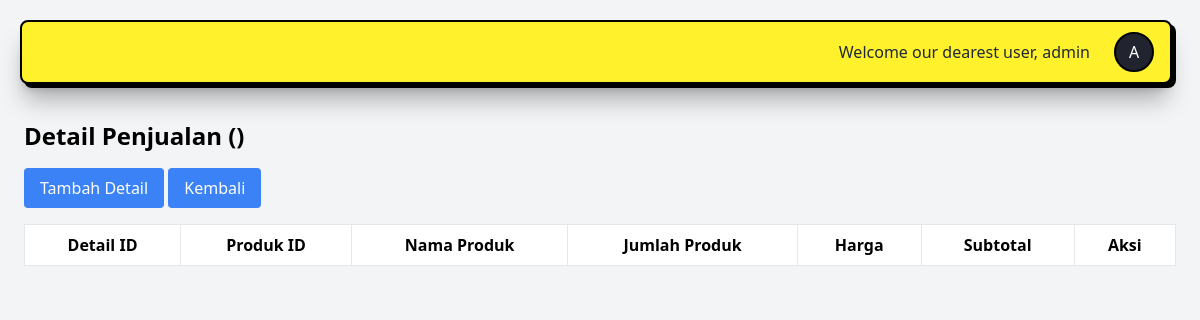
The page /detailpenjualan.php?id=13 (signed in) on the database as committed earlier.
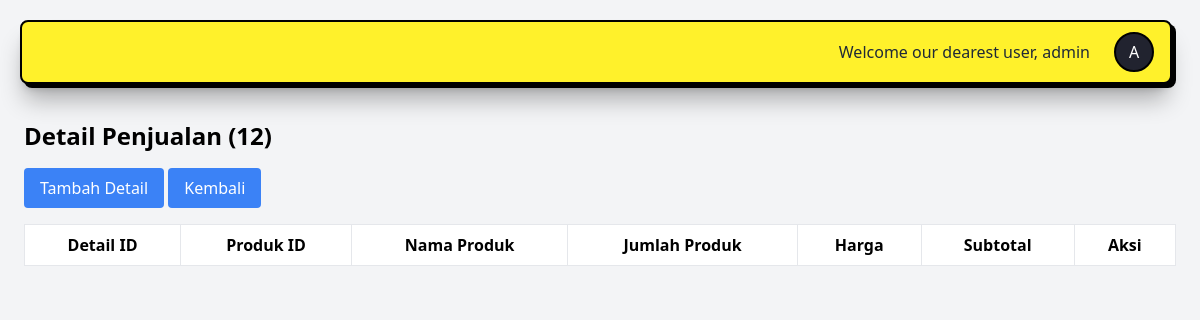
The same page on the database as committed later.
### tables this page shows
CREATE TABLE `pelanggan` (
  `PelangganID` int(11) NOT NULL,
  `NamaPelanggan` varchar(255) NOT NULL,
  `Alamat` text NOT NULL,
  `NomorTelepon` varchar(15) NOT NULL
);

### detailpenjualan.php (the view, shortened to what this page needs)
<?php
include 'koneksi.php';
$penjualanID = isset($_GET['id']) ? intval($_GET['id']) : 0;
?>
<!DOCTYPE html>
<html lang="en">
<head>
    <script src="https://cdn.tailwindcss.com"></script>
</head>
<body class="bg-gray-100 p-6">
<?php include('./header/header.php'); ?>
<?php
$pelangganQuery = "SELECT p.NamaPelanggan FROM penjualan pj JOIN pelanggan p ON pj.PelangganID = p.PelangganID WHERE pj.PenjualanID = ?";
$pelangganStmt = $conn->prepare($pelangganQuery);
$pelangganStmt->bind_param("i", $penjualanID);
$pelangganStmt->execute();
$pelangganStmt->bind_result($namaPelanggan);
?>
<h1 class="text-2xl font-bold mb-4 mt-8">Detail Penjualan (<?php echo htmlspecialchars($namaPelanggan); ?>)</h1>
<button class="bg-blue-500 text-white px-4 py-2 rounded" onclick="document.getElementById('addModal').style.display='block'">Tambah Detail</button>
<button class="bg-blue-500 text-white px-4 py-2 rounded" onclick="location.href='penjualan.php'" .style.display='block'">Kembali</button>
<table class="min-w-full bg-white border border-gray-300 mt-4">
    <thead>
        <tr>
            <th class="border px-4 py-2">Detail ID</th>
            <th class="border px-4 py-2">Produk ID</th>
            <th class="border px-4 py-2">Nama Produk</th>
            <th class="border px-4 py-2">Jumlah Produk</th>
            <th class="border px-4 py-2">Harga</th>
            <th class="border px-4 py-2">Subtotal</th>
            <th class="border px-4 py-2">Aksi</th>
        </tr>
    </thead>
</table>
</body>
</html>

Rows that differ between the two databases and show on the page:
added pelanggan: NamaPelanggan "12"
